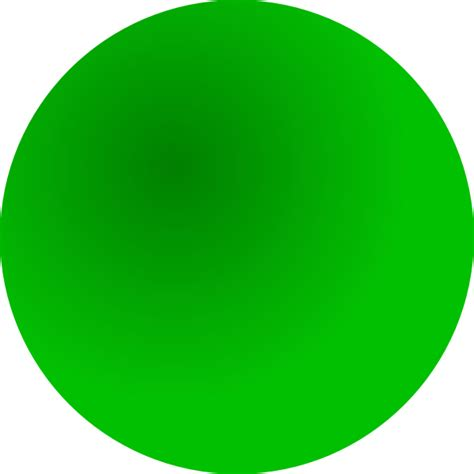
//> input picture green.png, 474 x 474 px, given in place of the camera
$ ./ball_depth   (built with g++ and OpenCV 4)
//> lines starting //> are read from the running program, lines starting //| are printed output that depends on the picture
#include<opencv2/core/core.hpp>
#include <opencv2/core/utility.hpp>
#include<opencv2/highgui/highgui.hpp>
#include<opencv2/imgproc/imgproc.hpp>
#include<iostream>
#include "opencv2/objdetect.hpp"
#include <stdio.h>
#include <opencv2/opencv.hpp>
#include <opencv2/imgcodecs/imgcodecs.hpp>
#include <string>
#include "opencv2/calib3d/calib3d.hpp"

//g++ -o ball_depth ball_depth.cpp `pkg-config --cflags --libs opencv`

using namespace std;
using namespace cv;

//TRACK A YELLOW BALL - OBJECT DETECTION METHOD USING COLOR SEPERATION OPEN CV 3.1.0   //author - Rachit Gulati

vector<Vec3f> v3fCircles;
Mat img;
int threshval = 100;

//channel 2 works better I think.

static void on_trackbar(int, void*)
{
    Mat bw = threshval < 128 ? (img < threshval) : (img > threshval);
    Mat labelImage(img.size(), CV_32S);
    int nLabels = connectedComponents(bw, labelImage, 4);
    std::vector<Vec3b> colors(nLabels);
    colors[0] = Vec3b(0, 0, 0);//background
    for(int label = 1; label < nLabels; ++label){
        colors[label] = Vec3b( (rand()&255), (rand()&255), (rand()&255) );
    }
    Mat dst(img.size(), CV_8UC3);
    for(int r = 0; r < dst.rows; ++r){
        for(int c = 0; c < dst.cols; ++c){
            int label = labelImage.at<int>(r, c);
            Vec3b &pixel = dst.at<Vec3b>(r, c);
            pixel = colors[label];
         }
     }

    //imshow( "Connected Components", dst );
}

static void help()
{    cout << "\n This program demonstrates connected components and use of the trackbar\n"  "Usage: \n"   "  ./connected_components <image(../data/      		stuff.jpg as default)>\n"  "The image is converted to grayscale and displayed, another image has a trackbar\n"  "that controls thresholding 	and thereby 		the extracted contours which are drawn in color\n";}

const char* keys ={   "{help h||}{@image|../data/stuff.jpg|image for converting to a grayscale}"};

int main() {

	VideoCapture capWebcam(0);		// declare a VideoCapture object to associate webcam, 0 means use 1st (default) webcam
	if (capWebcam.isOpened() == false)	 //  To check if object was associated to webcam successfully
	{cout << "error: Webcam connect unsuccessful\n";	return(0);    }

	VideoCapture leftCam(1);	  //lets say 0 is left, 1 is right
	if (leftCam.isOpened() == false){cout << "error: Webcam connect unsuccessful\n";	return(0);    }

	Mat imgOriginal, left;		// Input image
	Mat hsvImg;				// HSV Image
	Mat threshImg;			// Thresh Image

	std::vector<cv::Vec3f> v3fCircles;   // 3 element vector of floats, this will be the pass by reference output of HoughCircles(), why 3 float?

	char charCheckForEscKey = 0;

	int lowH = 115;
	int highH = 179;

	int lowS = 92;
	int highS = 255;

	int lowV = 110;
	int highV = 255;

	//RGB, Red green blue
	int lowR = 0;
	int highR = 255;

	int lowG = 0;
	int highG = 44;

	int lowB = 83;
	int highB = 255;

	while (charCheckForEscKey != 27 && capWebcam.isOpened())  // until the Esc is pressed or webcam connection is lost
	{
		bool blnFrameReadSuccessfully = capWebcam.read(imgOriginal);		// get next frame
//> imgOriginal is the input picture: 474 rows x 474 cols, CV_8UC3; mean B, G, R 55.9, 190.2, 55.8

		if (!blnFrameReadSuccessfully || imgOriginal.empty()) {cout << "error: frame can't read \n";	break;}

		Mat  frame; //frame is the right camera, id 0
		capWebcam.read(frame);
		if (frame.empty()){cout << "No frame to read" << endl; break;}		//cout << "Printing Mat frame : "  << frame << endl;
		cout << "Width  " << frame.size().width <<  " Height :  " << frame.size().height << endl;
//| Width  474 Height :  474

		leftCam.read(left);
		if (left.empty()){cout << "No frame to read" << endl;  break;}


			    //Depth Map
			    Size imagesize = left.size();
//> imagesize = Size(474, 474)
			    Mat disparity_left= Mat(imagesize.height,imagesize.width,CV_16S); 	//height and width of the image
			    Mat disparity_right=Mat(imagesize.height,imagesize.width,CV_16S);
			    Mat g1,g2,disp,disp8;
			    cvtColor(left,g1, COLOR_BGR2GRAY);  		 // convert color to gray
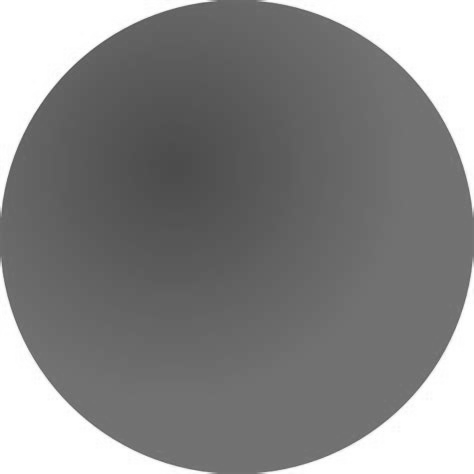
//> g1: 474 rows x 474 cols, CV_8UC1; min 76, max 255, mean 134.7
			    cvtColor(frame,g2, COLOR_BGR2GRAY);   //frame is the right camera for now

			//MY IMPL
			    Ptr<cv::StereoBM> sbm =  StereoBM::create(0,11);   // numDisparities, blocksize
			    sbm->setDisp12MaxDiff(1);
			    sbm->setSpeckleRange(8);
			    sbm->setSpeckleWindowSize(9);
			    sbm->setUniquenessRatio(0);
			    sbm->setTextureThreshold(507);
			    sbm->setMinDisparity(-39);
			    sbm->setPreFilterCap(61);
			    sbm->setPreFilterSize(5);
			    sbm->compute(g1,g2,disparity_left);    //computes the disparty in 3d
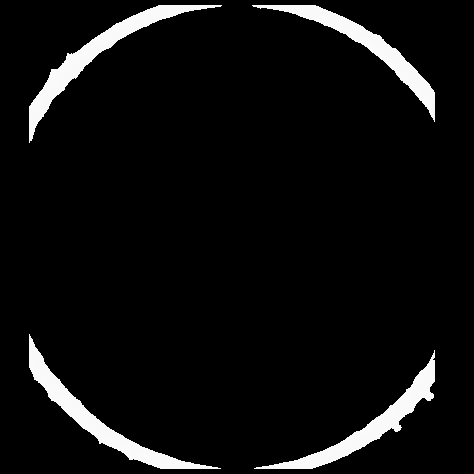
//> disparity_left: 474 rows x 474 cols, CV_16SC1; min -640, max 13, mean -603.5; drawn with min black and max white
			    normalize(disparity_left, disp8, 0, 255, NORM_MINMAX, CV_8UC3); //8U (8-bit unsigned integer) vs 8UC1 (8-bit unsigned channel 1),
			    //cout << "disp8 [0][0]" << disp8.rowRange(0,1) << endl;  //row 0 - 2

		//*********************************HSV*********************************************************************************
		cvtColor(imgOriginal, hsvImg, COLOR_BGR2HSV);						// Convert Original Image to HSV Thresh Image
//> hsvImg: 474 rows x 474 cols, CV_8UC3; mean H, S, V 51.9, 198.9, 190.3
		inRange(hsvImg, Scalar(lowH, lowS, lowV), Scalar(highH, highS, highV), threshImg);
//> threshImg: 474 rows x 474 cols, CV_8UC1; every value is 0
		GaussianBlur(threshImg, threshImg, Size(3, 3), 0);			//Blur Effect
		dilate(threshImg, threshImg, 0);		// Dilate Filter Effect
		erode(threshImg, threshImg, 0);		// Erode Filter Effect

		// fill circles vector with all circles in processed image
		HoughCircles(threshImg, v3fCircles, HOUGH_GRADIENT, 2, threshImg.rows / 4, 100, 50, 10, 800);  // algorithm for detecting circles
//> v3fCircles = empty

		//Draw a circle on the Depth Map
		for (int j = 0; j< v3fCircles.size(); j++)
		{
			circle(disp8, Point((int)v3fCircles[j][0], (int)v3fCircles[j][1]), 3, Scalar(0, 255, 0), FILLED	);	//inner circle, /frame is the right camera, id 0
			circle(disp8, Point((int)v3fCircles[j][0], (int)v3fCircles[j][1]), (int)v3fCircles[j][2], Scalar(244, 66, 66), 5); //outer circle
		}
//> this loop made 0 passes

		for (int i = 0; i < v3fCircles.size(); i++)
		{	// for each circle
			cout << "Ball position X for HSV = " << v3fCircles[i][0]  << ",\tY = " << v3fCircles[i][1]<< ",\tRadius = " << v3fCircles[i][2] << "\n";
			circle(imgOriginal,Point((int)v3fCircles[i][0], (int)v3fCircles[i][1]),3,Scalar(0,255,0),FILLED); // draw small green circle at center of object detected
			circle(imgOriginal,Point((int)v3fCircles[i][0], (int)v3fCircles[i][1]),	(int)v3fCircles[i][2],Scalar(0,0,255),3);

			if (v3fCircles[i][0] > 300)
			{
				cout << "Circle Pixel is bigge than 300" << endl;
			}
			cout <<  "The number of Circles detected  : " <<  v3fCircles.size() << endl;


			//disp8  = Mat::zeros(disp8.size(), disp8.type()   );  //This make the disp8 to be zeros,  lets just put the 0-2 index
			//for (int k = 0;  k < 2;  k++)	{	disp8[k][0] = v3fCircles[i][0];cout << disp8[k][0] << endl;	}
			//cout << "Disp8 values :  " << disp8 << endl;
			//So make alll the Mat disp8 to 0 except V3fCircles [i][0]-[2]!!!!!!!!!!!!!!!!!! Have fun
			// make zerso of Mat ad then dump only the V3fCircles [i][0]-[2]...
			/*Mat img;
			img  = Mat::zeros(img.size(), img.type()   );
			cout << "All Zeros : " << img <<  endl;		//so now img have all zeros just put the 0-2 index values
			Mat index_adder = v3fCircles[i][0]  + img;
			cout << "v3fC values of first Index" << index_adder << endl;*/

		}

		//const int nSteps = disp8.size();   // thats how many steps
		/*const int nSteps = 640;
		const int nReal = 480;
		const int N = nSteps * nReal;
		double H[N] = {0.0};
		for (int j = 0; j< N; j++)	{ cout << H[j] << endl;// so now make that disp8, make all disp8 to 0	}*/


			Mat frame2;
			frame2 = frame.clone();      				//copy from the camera
			//imwrite("screenshot.png", frame2);	        // write it to screenshot.png in this directory
			//Mat frame3 = imread ("screenshot.png"); //read from the pic/screenshot

			//RGB
			Mat outPutRed;
			inRange(frame2, Scalar(lowR, lowG, lowB), Scalar(highR, highG, highB), outPutRed);
			GaussianBlur(outPutRed, outPutRed, Size(3, 3), 0);
			dilate(outPutRed, outPutRed, 0);
			erode(outPutRed, outPutRed, 0);

			HoughCircles(outPutRed, v3fCircles, HOUGH_GRADIENT, 2, outPutRed.rows / 4, 100, 50, 10, 100); // Algo for circles

			// Connected Componenets
			//img = imread("screenshot.png", 0);
			//if(img.empty()) {cout << "Could not read input image file: " <<  endl;return -1;    }

			for (int i = 0; i< v3fCircles.size(); i++)
			{
				//cout << "Ball Pos X = " << v3fCircles[i][0] << ",\tY = " << v3fCircles[i][1] << ",\tRadians = " << v3fCircles[i][2] << endl;
				circle(frame, Point((int)v3fCircles[i][0], (int)v3fCircles[i][1]), 3, Scalar(0, 255, 0), FILLED	);	//inner circle, /frame is the right camera, id 0
				circle(frame, Point((int)v3fCircles[i][0], (int)v3fCircles[i][1]), (int)v3fCircles[i][2], Scalar(0, 255, 0), 3); //outer circle
			}

		// declare windows
		//namedWindow("imgOriginal", WINDOW_AUTOSIZE);
		//namedWindow("threshImg", WINDOW_AUTOSIZE);
		//imshow("threshImg", threshImg);
		//namedWindow( "Image", 1 );
		//imshow( "Image", img );
		//namedWindow( "Connected Components", 1 );


		// Create trackbars in "threshImg" window to adjust according to object and environment.
		/*createTrackbar("LowH", "threshImg", &lowH, 179);	//Hue (0 - 179)
		createTrackbar("HighH", "threshImg", &highH, 179);
		createTrackbar("LowS", "threshImg", &lowS, 255);	//Saturation (0 - 255)
		createTrackbar("HighS", "threshImg", &highS, 255);
		createTrackbar("LowV", "threshImg", &lowV, 255);	//Value (0 - 255)
		createTrackbar("HighV", "threshImg", &highV, 255);
		createTrackbar( "Threshold", "Connected Components", &threshval, 255, on_trackbar ); // for conncted coponents
		on_trackbar(threshval, 0);		*/

		//imshow("imgOriginal", imgOriginal);
                //imshow("screenshot", frame3);

		//RGB stuff
		/*createTrackbar("lowR", "outPutRed", &lowR, 255);
		createTrackbar("highR", "outPutRed", &highR, 255);
		createTrackbar("lowG", "outPutRed", &lowG, 255);
		createTrackbar("highG", "outPutRed", &highG, 255);
		createTrackbar("lowB", "outPutRed", &lowB, 255);
		createTrackbar("highB", "outPutRed", &highB, 255);*/

		namedWindow("Right", WINDOW_AUTOSIZE);
		imshow("Right", frame);
		namedWindow("Left", WINDOW_AUTOSIZE);
		imshow("Left", left);
		namedWindow("Depth map", WINDOW_AUTOSIZE);
	    	imshow("Depth map", disp8 );
	   	//imshow("Disparity Lft map", disparity_left);   //looks like what we want, but too light grey on the screen

		//imshow("Captured frame", frame2);
		//namedWindow("outPutRed", WINDOW_AUTOSIZE);
		//imshow("Red Output From Camera", outPutRed);

		charCheckForEscKey = waitKey(1);					// delay and get key press
//> the Esc key is pressed
	}

	return(0);
}
